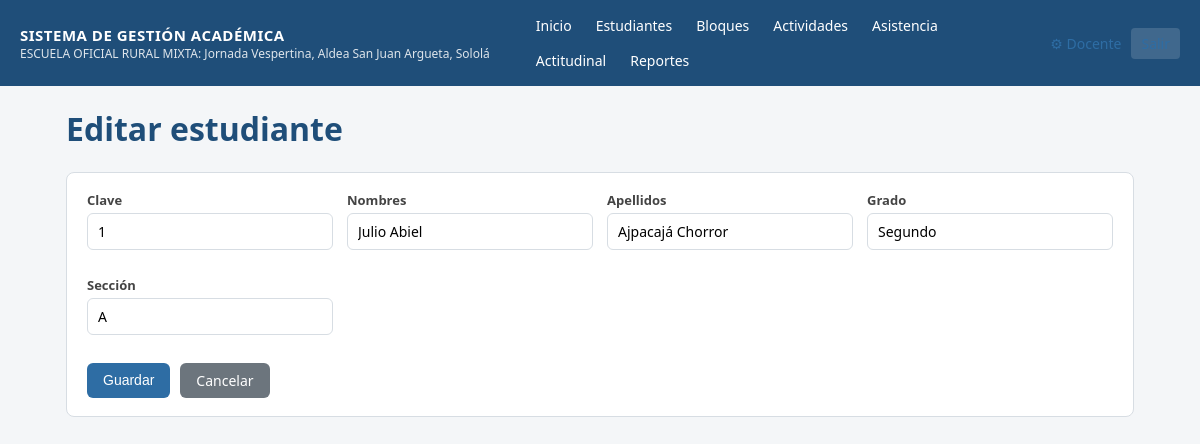
The app's page /estudiantes/1/editar (signed in) with its own data.
### tables this page shows
CREATE TABLE configuracion (
    clave TEXT PRIMARY KEY,
    valor TEXT
);

CREATE TABLE estudiantes (
    id INTEGER PRIMARY KEY AUTOINCREMENT,
    clave TEXT UNIQUE NOT NULL,
    nombres TEXT NOT NULL,
    apellidos TEXT NOT NULL,
    grado TEXT NOT NULL DEFAULT 'Segundo Grado',
    seccion TEXT NOT NULL DEFAULT 'A',
    estado TEXT NOT NULL DEFAULT 'activo'
);

### app.py (the view, shortened to what this page needs)
@app.route("/estudiantes/<int:id>/editar", methods=["GET", "POST"])
@login_required
def estudiante_editar(id):
    estudiante = query("SELECT * FROM estudiantes WHERE id=?", (id,), one=True)
    if not estudiante:
        flash("Estudiante no encontrado.", "error")
        return redirect(url_for("estudiantes_lista"))
    return render_template("estudiante_form.html", estudiante=estudiante)

### app.py (called while the page is built)
def get_db():
    if "db" not in g:
        g.db = sqlite3.connect(DB_PATH)
        g.db.row_factory = sqlite3.Row
        g.db.execute("PRAGMA foreign_keys = ON")
    return g.db

def query(sql, args=(), one=False):
    cur = get_db().execute(sql, args)
    rows = cur.fetchall()
    return (rows[0] if rows else None) if one else rows

def login_required(view):
    @wraps(view)
    def wrapped(*args, **kwargs):
        if not session.get("usuario_id"):
            return redirect(url_for("login"))
        return view(*args, **kwargs)
    return wrapped

@app.context_processor
def inject_globals():
    cfg = {row["clave"]: row["valor"] for row in query("SELECT clave, valor FROM configuracion")}
    return dict(config=cfg, docente_nombre=session.get("nombre"))

### templates/estudiante_form.html (shortened to what this page needs)
{% extends "base.html" %}
{% block content %}
<h1>{{ 'Editar estudiante' if estudiante else 'Nuevo estudiante' }}</h1>
<div class="card">
<form method="post">
    <div class="form-grid">
        <div class="form-group">
            <label>Clave</label>
            <input type="text" name="clave" required value="{{ estudiante.clave if estudiante else '' }}">
        </div>
        <div class="form-group">
            <label>Nombres</label>
            <input type="text" name="nombres" required value="{{ estudiante.nombres if estudiante else '' }}">
        </div>
        <div class="form-group">
            <label>Apellidos</label>
            <input type="text" name="apellidos" required value="{{ estudiante.apellidos if estudiante else '' }}">
        </div>
        <div class="form-group">
            <label>Grado</label>
            <input type="text" name="grado" required value="{{ estudiante.grado if estudiante else 'Segundo Grado' }}">
        </div>
        <div class="form-group">
            <label>Sección</label>
            <input type="text" name="seccion" required value="{{ estudiante.seccion if estudiante else 'A' }}">
        </div>
    </div>
    <div class="actions-row">
        <button class="btn" type="submit">Guardar</button>
        <a class="btn btn-secondary" href="{{ url_for('estudiantes_lista') }}">Cancelar</a>
    </div>
</form>
</div>
{% endblock %}

### templates/base.html (shortened to what this page needs)
<!DOCTYPE html>
<html lang="es">
<head>
<link rel="stylesheet" href="{{ url_for('static', filename='style.css') }}">
</head>
<body>
{% if session.get('usuario_id') %}
<header class="topbar no-print">
    <div class="brand">
        <span class="brand-title">SISTEMA DE GESTIÓN ACADÉMICA</span>
        <span class="brand-sub">{{ config.get('nombre_establecimiento','') }}</span>
    </div>
    <nav>
        <a href="{{ url_for('dashboard') }}">Inicio</a>
        <a href="{{ url_for('estudiantes_lista') }}">Estudiantes</a>
        <a href="{{ url_for('bloques') }}">Bloques</a>
        <a href="{{ url_for('actividades_lista') }}">Actividades</a>
        <a href="{{ url_for('asistencia') }}">Asistencia</a>
        <a href="{{ url_for('actitudinal') }}">Actitudinal</a>
        <a href="{{ url_for('reportes_index') }}">Reportes</a>
    </nav>
    <div class="user-box">
        <a href="{{ url_for('configuracion') }}" title="Mi cuenta y áreas/cursos">⚙ {{ docente_nombre }}</a>
        <a href="{{ url_for('logout') }}" class="logout">Salir</a>
    </div>
</header>
{% endif %}
<main class="container">
    {% block content %}{% endblock %}
</main>
</body>
</html>

### static/style.css (style rules this page uses)
:root { --azul: #1f4e79; --azul-claro: #2e6da4; --gris: #f4f6f8; --borde: #d7dde3; --verde: #2e7d32; --rojo: #c62828; --texto: #2b2f33; }
* { box-sizing: border-box; }
body { margin: 0; font-family: "Segoe UI", Arial, sans-serif; background: var(--gris); color: var(--texto); }
a { color: var(--azul-claro); text-decoration: none; }
.topbar { background: var(--azul); color: #fff; display: flex; align-items: center; flex-wrap: wrap; gap: 16px; padding: 10px 20px; }
.brand { display: flex; flex-direction: column; margin-right: 20px; }
.brand-title { font-weight: 700; font-size: 15px; letter-spacing: .5px; }
.brand-sub { font-size: 12px; opacity: .85; }
.topbar nav { display: flex; flex-wrap: wrap; gap: 4px; flex: 1; }
.topbar nav a { color: #fff; padding: 6px 10px; border-radius: 4px; font-size: 14px; }
.user-box { display: flex; align-items: center; gap: 10px; font-size: 14px; }
.logout { background: rgba(255,255,255,.15); padding: 6px 10px; border-radius: 4px; }
.container { max-width: 1100px; margin: 20px auto; padding: 0 16px 60px; }
h1, h2, h3 { color: var(--azul); }
.card { background: #fff; border: 1px solid var(--borde); border-radius: 8px; padding: 18px 20px; margin-bottom: 20px; }
.btn { display: inline-block; background: var(--azul-claro); color: #fff; border: none; padding: 8px 16px; border-radius: 6px; cursor: pointer; font-size: 14px; }
.btn-secondary { background: #6c757d; }
.form-grid { display: grid; grid-template-columns: repeat(auto-fit, minmax(220px,1fr)); gap: 14px; }
.form-group { display: flex; flex-direction: column; gap: 4px; margin-bottom: 12px; }
label { font-size: 13px; font-weight: 600; color: #444; }
input, select, textarea { padding: 8px 10px; border: 1px solid var(--borde); border-radius: 6px; font-size: 14px; font-family: inherit; }
.actions-row { margin-top: 16px; display: flex; gap: 10px; }

### records on screen
configuracion: get "ESCUELA OFICIAL RURAL MIXTA: Jornada Vespertina, Aldea San Juan Argueta, Sololá"
estudiantes: clave "1", nombres "Julio Abiel", apellidos "Ajpacajá Chorror", grado "Segundo", seccion "A"

### other values on screen
{{ docente_nombre }} "Docente"
{{ 'Editar estudiante' if estudiante else 'Nuevo estudiante' }} "Editar estudiante"
